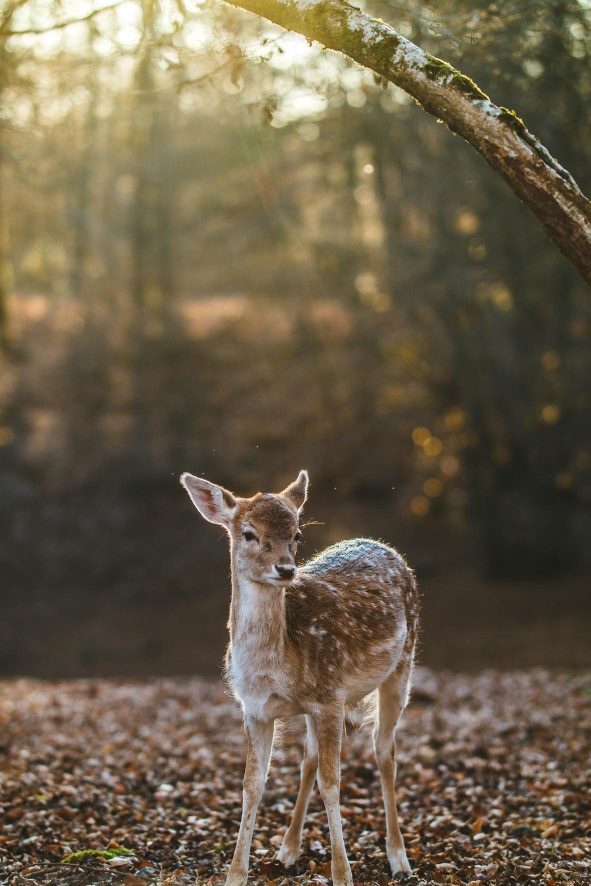
#> input picture Images/bambi.jpg, 1181 x 1772 px (shown at 1/2 size)
$ jupyter execute --allow-errors groep_AV.ipynb
#> lines starting #> are read from the running program, lines starting #| are printed output that depends on the picture
# Groep AV : Les 3/5 - Images

## Herhaling
- Chuck norris API https://api.chucknorris.io/ --> check altijd in json viewer https://codebeautify.org/jsonviewer
- random joke: https://api.chucknorris.io/jokes/random
- foto tonen --> maak gebruik van subprocess

[cell 1]
import requests, json
import subprocess, os

#> (the rest of this cell did not finish here and is left out)

## Images

Installeer Pillow package

Kleuren in images --> https://github.com/python-pillow/Pillow/blob/12028c9789c3c6ac15eb147a092bfc463ebbc398/src/PIL/ImageColor.py

[cell 2]

from PIL import ImageColor
print(ImageColor.getcolor('blue', 'RGBA'))
print(ImageColor.getcolor('CornflowerBlue', 'RGBA'))

## Manipuleren van afbeeldingen

### Eigenschappen van een afbeelding
https://picsum.photos/

[cell 3]
from PIL import Image

img = Image.open('bambi.jpg')
#> img is the input picture: PIL image 1181x1772 RGB; mean R, G, B 106.9, 94.7, 73.4
print(img)
#| <PIL.JpegImagePlugin.JpegImageFile image mode=RGB size=1181x1772 at 0x7FADAC2C7690>
print(img.size)
#| (1181, 1772)
print(img.filename)
#| bambi.jpg

img.show() # zelfde als subprocess.Popen of os.startfile

print(img.width)
#| 1181
width, height = img.size
#> width = 1181; height = 1772
print(height)
#| 1772

print(img.format, img.format_description)
#| JPEG JPEG (ISO 10918)

### Croppen

[cell 4]
from PIL import Image

img = Image.open('bambi.jpg')
img = img.crop((350, 900, 650, 1200))
#> img: PIL image 300x300 RGB
img.show()
img.save("GROEP_AV\cropped.jpg")

### Nieuwe maken

[cell 5]
from PIL import Image

img = Image.new('RGBA',(100,100),'purple')
#> img: PIL image 100x100 RGBA
img.show()
img.save("GROEP_AV/purple.png")

img = Image.new('RGBA', (100,100), (255,0,0,100))
img.show()
img.save("GROEP_AV/transparant.gif")

### Copy & paste

[cell 6]
from PIL import Image

crop = Image.open("GROEP_AV\cropped.jpg")

img = Image.new('RGBA', (crop.width*5, crop.height*3), 'red')
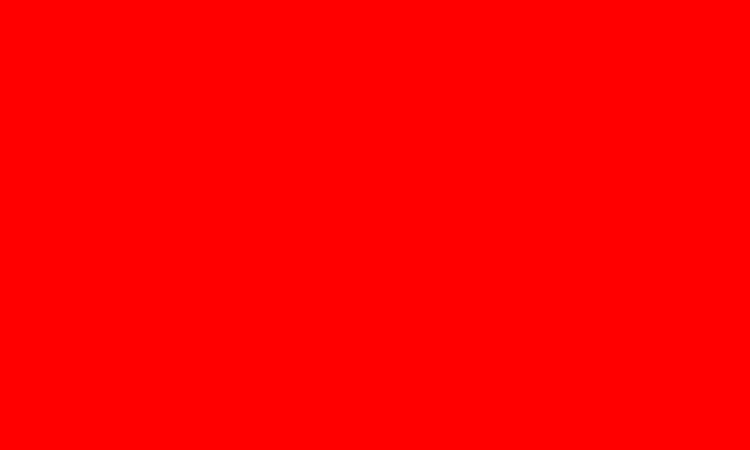
#> img: PIL image 1500x900 RGBA (shown at 1/2 size); mean R, G, B, A 255, 0, 0, 255

copy = crop.copy(); # kopietje maken om te kunnen plakken

for row in range(0,3):
    for col in range(0,5):
        img.paste(copy, (col*crop.width, row*crop.height))
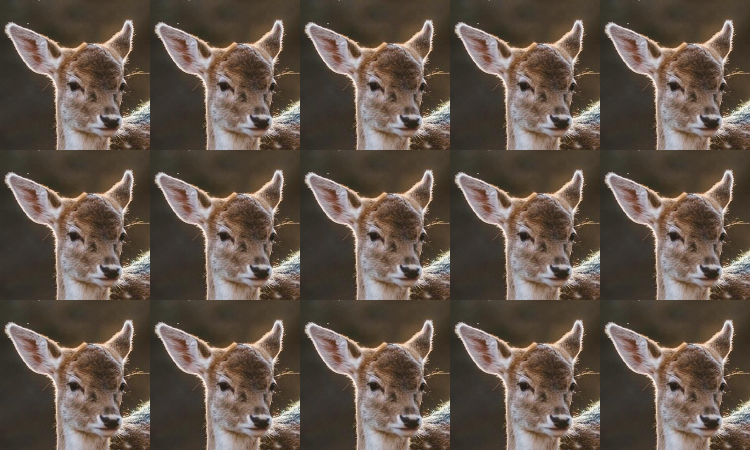
#> img: PIL image 1500x900 RGBA (shown at 1/2 size); mean R, G, B, A 99.4, 85.7, 75, 255

img.show()
img.save("GROEP_AV\copypaste.png")

### Resize, flip, rotate

[cell 7]
from PIL import Image

img = Image.open('bambi.jpg')

klein = img.resize((int(img.width/4), int(img.height/4))) # geen kommagetallen
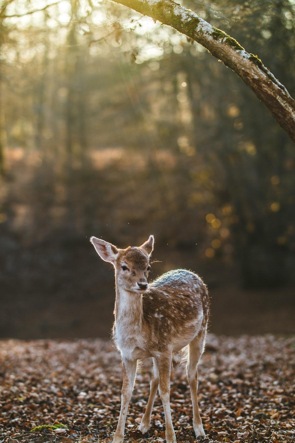
#> klein: PIL image 295x443 RGB; mean R, G, B 106.9, 94.7, 73.4
# klein.show()
klein.save("GROEP_AV\klein.jpg")

klein.rotate(90).save("GROEP_AV\klein_90.jpg")
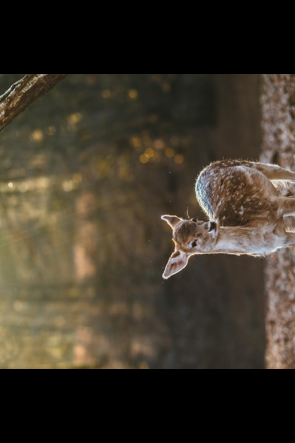
#> saved as klein_90.jpg: PIL image 295x443 RGB; mean R, G, B 62.3, 54.5, 42.2
klein.rotate(180).save("GROEP_AV\klein_180.jpg")
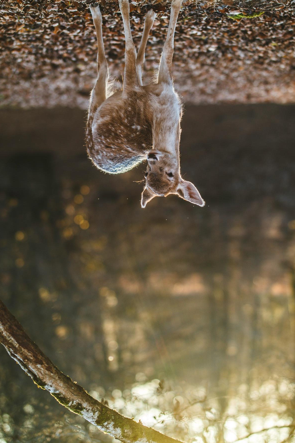
#> saved as klein_180.jpg: PIL image 295x443 RGB; mean R, G, B 106.9, 94.7, 73.4

klein.transpose(Image.Transpose.FLIP_LEFT_RIGHT).save("GROEP_AV\horizontaal.jpg")
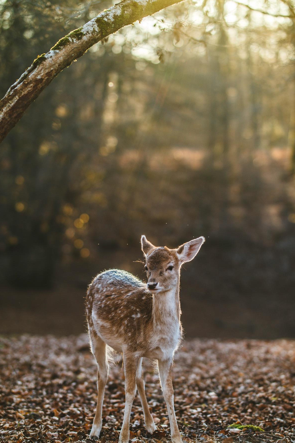
#> saved as horizontaal.jpg: PIL image 295x443 RGB; mean R, G, B 106.9, 94.7, 73.4
klein.transpose(Image.Transpose.FLIP_TOP_BOTTOM).save(r"GROEP_AV\verticaal.jpg")
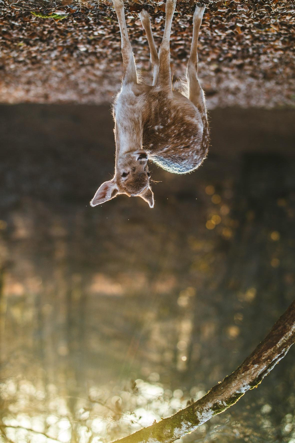
#> saved as verticaal.jpg: PIL image 295x443 RGB; mean R, G, B 106.9, 94.7, 73.4

### Werken met kleuren

[cell 8]
from PIL import Image

img = Image.open("GROEP_AV\klein.jpg")
#> img: PIL image 295x443 RGB

for x in range(0,img.width):
    for y in range(0,img.height):
        r,g,b = img.getpixel((x,y))
        img.putpixel((x,y),(255-r, 255-g, 255-b))
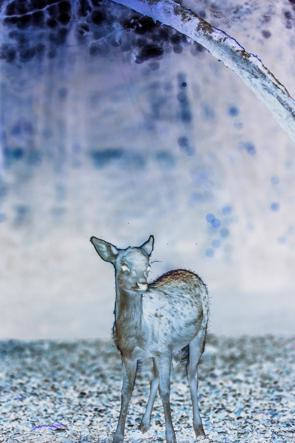
#> img: PIL image 295x443 RGB; mean R, G, B 148.1, 160.3, 181.6

img.show()
img.save("GROEP_AV\klein_invert.jpg")

img = Image.open("GROEP_AV\klein.jpg")
for x in range(0,img.width):
    for y in range(0,img.height):
        r,g,b = img.getpixel((x,y))
        img.putpixel((x,y),(0, g, 0))
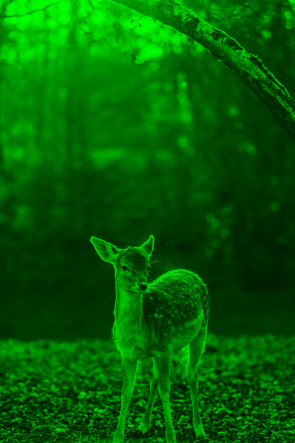
#> img: PIL image 295x443 RGB; mean R, G, B 0, 94.7, 0

img.show()
img.save("GROEP_AV\klein_groen.jpg")

[cell 9]
from PIL import Image, ImageChops, ImageOps

img = Image.open("GROEP_AV\klein.jpg")

ImageChops.invert(img).save("GROEP_AV\klein_invert2.jpg")
ImageOps.grayscale(img).save("GROEP_AV\klein_grayscale.jpg")
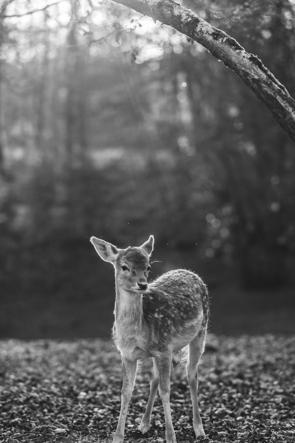
#> saved as klein_grayscale.jpg: PIL image 295x443 L; min 3, max 255, mean 95.9

## Oefening

Download verschillende comics van XKCD (selecteer een range), gebruik threading!

https://xkcd.com/1/ <br />
https://xkcd.com/100/ <br />
https://xkcd.com/150/ <br />

- eerst alle img-tags binnen halen
- checken waar comic zit
- download comic
- maak multithreaded om eerste 100 of 1000 binnen te halen

[cell 10]
from bs4 import BeautifulSoup
import requests
import threading

def scraper(start, stop):
    for i in range(start,stop):
        request = requests.get("https://xkcd.com/"+ str(i))
        fotoBS = BeautifulSoup(request.text, "html.parser")
        fotolink = "https:"+fotoBS.find("div", { "id" : "comic"}).find("img")["src"]

        file = open("XKCD/"+str(i)+".png", "wb")
        file.write(requests.get(fotolink).content)
        file.close()

for i in range(0,10):
    thread = threading.Thread(target=scraper, args=(i*10,i*10+10))
    thread.start()
